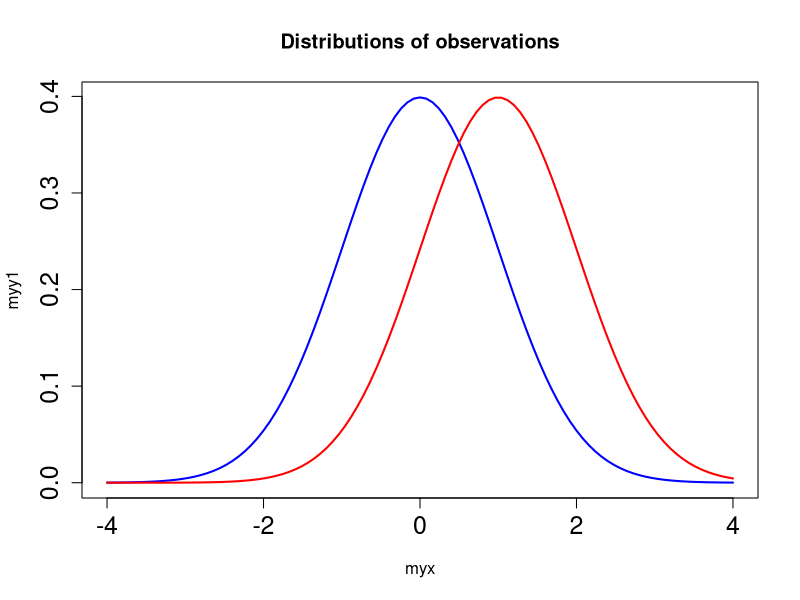
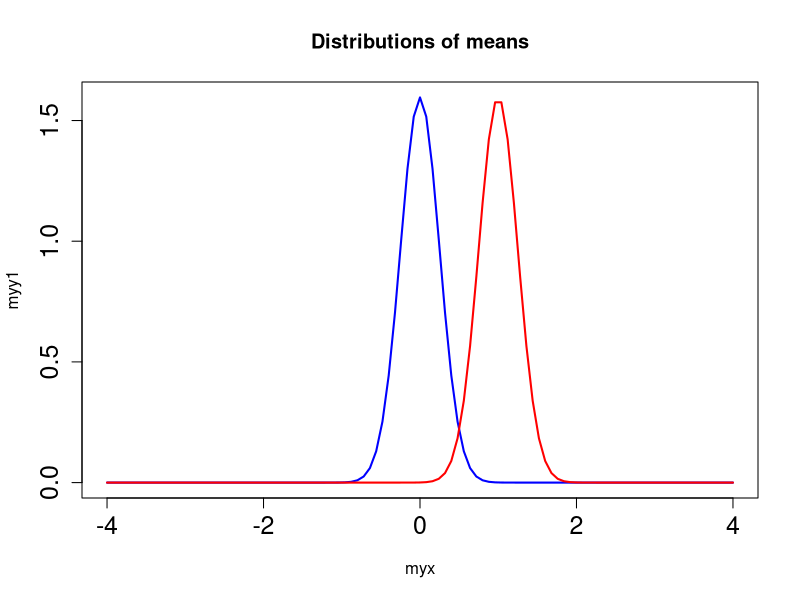
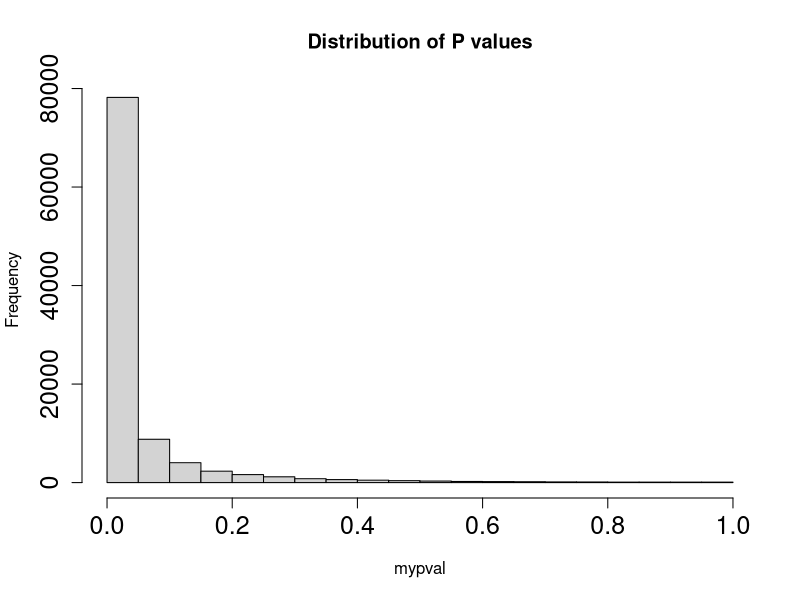
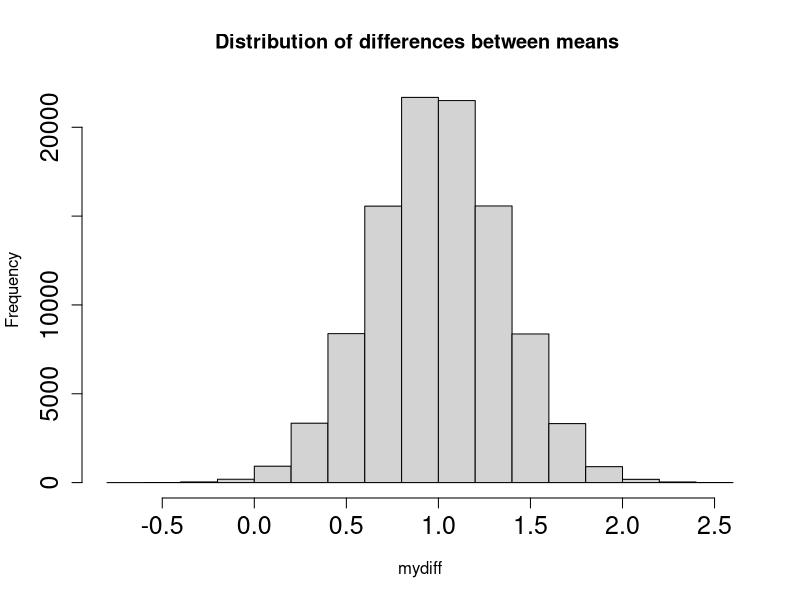

Source code (R) for these figures, in order:
# Supporting code for the paper:
# An investigation of the false discovery rate and the misinterpretation of p-values
# David Colquhoun
# R. Soc. open sci. 1: 140216.
# http://dx.doi.org/10.1098/rsos.140216
# Downloaded from http://rsos.royalsocietypublishing.org/on February 1, 2015
#
# Example from:
# Evidence-based Software Engineering: based on the publicly available data
# Derek M. Jones

#Two_mean_simulation
require(MASS)
#require(graphics)

#START INPUTS
mynsim=100000  #number of simulations to run

#set mean and SD for sample 1 and sample 2
#These values give 
#power=0.45 with n=8 and
#power=0.8 with n=16
mymu1=0
mysd1=1
mymu2=1
mysd2=1

myn=16    #number of obs per sample
outfile="run1.txt.xz" #name for output file

#set min and max P values for "significance"
myPmin=0.0
myPmax=0.05  #plot the distributions for control (sample 1) and treatment (sample2)

#END OF INPUTS

myxmin=mymu1-4*mysd1
myxmax=mymu1+4*mysd1
myinc=(myxmax-myxmin)/100
myx=seq(from = myxmin,to=myxmax,by=myinc)
myy1=dnorm(myx,mean=mymu1,sd=mysd1)
myy2=dnorm(myx,mean=mymu2,sd=mysd2)
X11()   #next plot in new window
plot(myx,myy1,type="l",col="blue",cex.axis=1.5,lwd=2,main="Distributions of observations")
lines(myx,myy2,col="red",lwd=2)

#plot distributions  of means for sample1 and 2
#myxmin=mymu1-1*mysd1
#myxmax=mymu1+1*mysd1
#myinc=(myxmax-myxmin)/100
myx=seq(from = myxmin,to=myxmax,by=myinc)
mysdm1=mysd1/sqrt(myn)
mysdm2=mysd2/sqrt(myn)
myy1=dnorm(myx,mean=mymu1,sd=mysdm1)
myy2=dnorm(myx,mean=mymu2,sd=mysdm2)
X11()   #next plot in new window
plot(myx,myy1,type="l",col="blue",cex.axis=1.5,lwd=2,main="Distributions of means")
lines(myx,myy2,col="red",lwd=2)

#end of distribution plottine

mycor=0.   #correlation = 0
#set covariance matrix
myvar1=mysd1^2
myvar2=mysd2^2
mysigma = matrix(c(myvar1,mycor,mycor,myvar2),2,2)

#initialisations
mymean=c(mymu1,mymu2)
mymean
mytruediff=mymean[2]-mymean[1]
mytruediff
mypval=vector(length=mynsim)
mypval[1:mynsim]=0
#mypval
myloCI=vector(length=mynsim)
myloCI[1:mynsim]=0
myhiCI=vector(length=mynsim)
myhiCI[1:mynsim]=0
mydiff=vector(length=mynsim)
mydiff[1:mynsim]=0
#myloCI
#myhiCI
#mydiff
mynsig=0  #counts number of pval between and myPmax =0.0

# set random number generator seed so sequence repeats
#set.seed(1941)
for (myr in c(1:mynsim))
{
  #simulate 2D data
  mydata=mvrnorm(n=myn, mymean,mysigma)
  mylabels=c('group1','group2') 
  colnames(mydata)=mylabels #Assign labels to columns of simulated data
  summary(mydata)
  mysampA=mydata[1:myn,1]
  mysampA
  mysampB=mydata[1:myn,2]
  mysampB
  
  #test ny using Cusney data each timw
  #mysampA=c(0.7,-1.6,-0.2,-1.2,-0.1,3.4,3.7,0.8,0.0,2)
  #mysampB=c(1.9,0.8,1.1,0.1,-0.1,4.4,5.5,1.6,4.6,3.4)
  #end of temp data reset
  myresult=t.test(mysampB,mysampA,alternative="two.sided", paired = FALSE, var.equal = TRUE,
                  conf.level = 0.95)
  mydiff[myr]=myresult$estimate[1]-myresult$estimate[2]
  myp=myresult$p.value
  mypval[myr]=myp 
  myloCI[myr]=myresult$conf.int[1]
  myhiCI[myr]=myresult$conf.int[2]
  if (myp > myPmin & myp <= myPmax) mynsig=mynsig+1
   }

#plot histogram of P values
X11()   #next plot in new window
mydat=hist(mypval,breaks=20,xlim=range(0:1),cex.axis=1.5,main="Distribution of P values")
#mydiff
summary(mypval)
str(mydat)

#plot histo of differences between means
mydat$counts
X11()   #next plot in new window
mydat1=hist(mydiff,breaks=20,cex.axis=1.5,main="Distribution of differences between means ")
mydat1$counts
#myloCI

#myhiCI
myCI=cbind(myloCI,myhiCI)
mynsig
#Check mynsig from final 
#mypval[4]=0.2  #test
mynsig=0
mysumdiff=0
#values to limit highly sig,...non-sig
my001=0  #counts number of P<0.001
my01=0  #counts number of 0.001<P<0.01
my05=0  #counts number of 0.01<P<0.05
myns=0  #counts number of P>0.05 "non sig"

for (myr in c(1:mynsim)) {
  myp=mypval[myr]
  myd=mydiff[myr]  
  if (myp > myPmin & myp <= myPmax) 
    {
    mynsig=mynsig+1
    mysumdiff=mysumdiff+myd
    }
    if (myp <= 0.001 ) my001=my001+1 
    if (myp > 0.001 & myp <= 0.01) my01=my01+1
    if (myp > 0.01 & myp <= 0.05) my05=my05+1
    if (myp > 0.05) myns=myns+1
   }
mynsig
mymeandiff=mysumdiff/mynsig
mymeandiff   #mean observed difference for expts with Pmin<P<=Pmax
mytruediff

#count also the fraction of "significant" results that are
#followed by a "non-sig' result 
# where "significant" means P<= 0.05 OR 0.01
myn05=0    #counts number of sig - non sig pairs for P=0.05
myn051=0   # counts number of sig-sig pairs
myn01=0    #counts number of sig-non sig pairs for P=0.05
myn011=0    #counts number of sig - sig pairs for P=0.05
mynsim1=mynsim-1
for (myr in c(1:mynsim1)) {
  myp=mypval[myr]
  myp1=mypval[myr+1]  
  if (myp <= 0.05 & myp1 > 0.05) myn05=myn05+1
  if (myp <= 0.05 & myp1 <= 0.05) myn051=myn051+1
  if (myp <= 0.01 & myp1 > 0.01) myn01=myn01+1
  if (myp <= 0.01 & myp1 <= 0.01) myn011=myn011+1
}
myn05
myn01
#power calculations
mysiglev=myPmax
mypower1=power.t.test(n=myn,sd=mysd1,delta=mytruediff,sig.level=mysiglev,type="two.sample",power=NULL)
mypower1
mypower=mypower1$power
mysig=mypower1$sig.level

#write results to a file (use 'cat' not 'write' to output list 

cat("INPUTS","\n",file=outfile,append=FALSE)
cat("number of simulation = ",mynsim,"\n",file=outfile,append=TRUE)
cat("number obs per sample = ",myn,"\n",file=outfile,append=TRUE)
cat("true mean for sample 1 = ",mymu1,"\n",file=outfile,append=TRUE)
cat("true mean for sample 2 = ",mymu2,"\n",file=outfile,append=TRUE)
cat("true SD (same for both samples) = ",mysd1,"\n",file=outfile,append=TRUE)
cat("Sig if P is between Pmin and Pmax = ",myPmin," to ",myPmax,"\n",file=outfile,append=TRUE)

cat("\n","OUTPUTS","\n",file=outfile,append=TRUE)
cat("power = ",mypower,"for P = ",mysig,"\n",file=outfile,append=TRUE)
cat("\n","Number of 'sig' differences (P between Pmin-Pmax) = ",mynsig," = ",100*mynsig/mynsim," percent","\n",file=outfile,append=TRUE)
cat("Number of P <= 0.001 = ",my001,"   = ",100*my001/mynsim," percent","\n",file=outfile,append=TRUE)
cat("Number of 0.001 < P <= 0.01 = ",my01,"   = ",100*my01/mynsim," percent","\n",file=outfile,append=TRUE)
cat("Number of 0.01 < P <= 0.05 = ",my05,"   = ",100*my05/mynsim," percent","\n",file=outfile,append=TRUE)
cat("Number of P > 0.05 = ",myns,"   = ",100*myns/mynsim," percent","\n",file=outfile,append=TRUE)
cat("Number of P <+ 0.05 = ",mynsim-myns,"   = ",100*(mynsim-myns)/mynsim," percent","\n",file=outfile,append=TRUE)
cat("\n","Obs diff bet means for 'sig' results = ",mymeandiff," True value = ",mytruediff,"\n",file=outfile,append=TRUE)

cat("\n","Number of times sig is followed by non-sig (P=0.05) = ",myn05," = ",100*myn05/(myn05+myn051)," percent","\n",file=outfile,append=TRUE)
cat("Number of times sig is followed by sig (P=0.05) = ",myn051," = ",100*myn051/(myn05+myn051)," percent","\n",file=outfile,append=TRUE)
cat("Number of times sig is followed by non-sig (P=0.01) = ",myn01," = ",100*myn01/(myn01+myn011)," percent","\n",file=outfile,append=TRUE)
cat("Number of times sig is followed by sig (P=0.01) = ",myn011," = ",100*myn011/(myn01+myn011)," percent","\n",file=outfile,append=TRUE)
